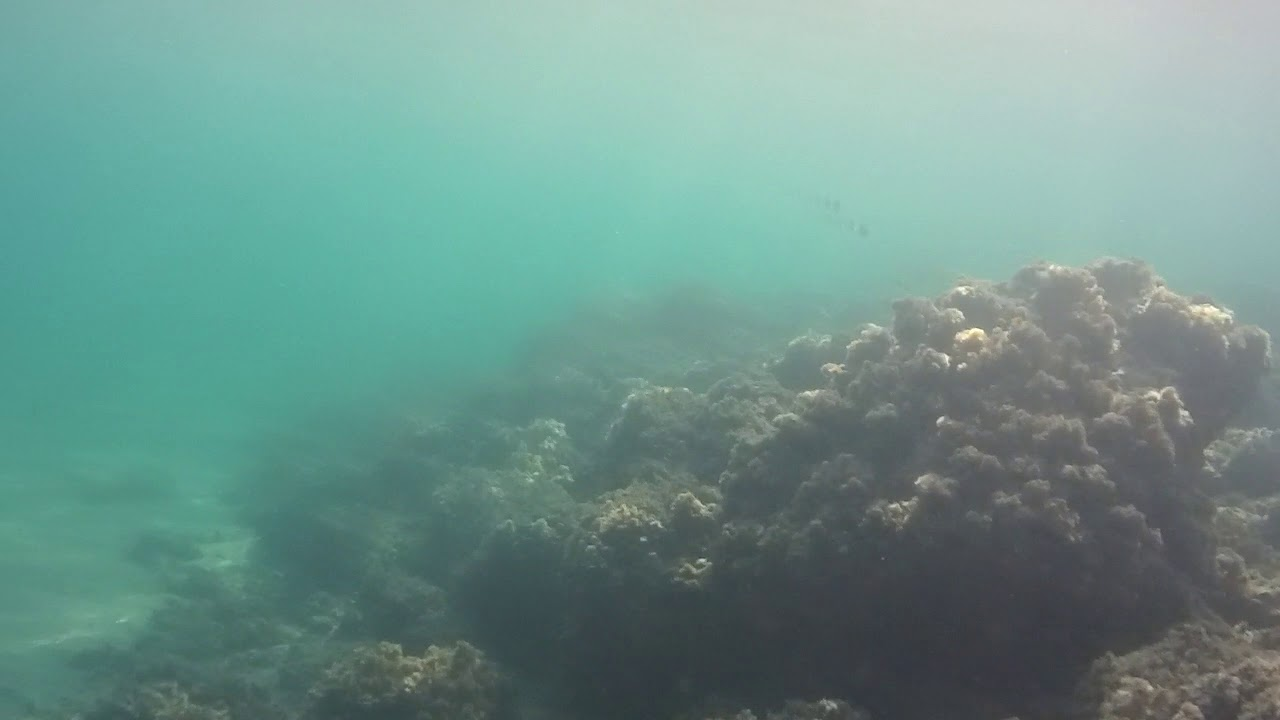
#> input picture 1/underwater.jpg, 1280 x 720 px, found by its file name
$ python img_chanel.py
#> lines starting #> are read from the running program, lines starting #| are printed output that depends on the picture
import cv2
import matplotlib.pyplot as plt
import numpy as np


def img_show(winname,img):
    img=cv2.resize(img,dsize=[500,300],interpolation=cv2.WINDOW_NORMAL)
    cv2.imshow(winname, img)

def BGR2RGB(self, img):
        b, g, r = cv2.split(img)
        rgb_img = cv2.merge([r, g, b])
        return rgb_img
def RGB2BGR(self, img):
        r, g, b = cv2.split(img)
        bgr_img = cv2.merge([b, g, r])
        return bgr_img
img=cv2.imread("1/underwater.jpg",1)
#> img is the input picture: shape (720, 1280, 3); mean B, G, R 139.7, 147.2, 109.9

img_show("Real",img)
#> in img_show, `img=cv2.resize(img,dsize=[500,300],interpolation=cv2.WINDOW_NORMAL)`:
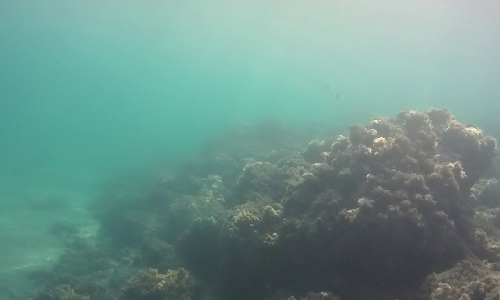
#> img: shape (300, 500, 3); mean of channels 0, 1, 2 139.8, 147.4, 110; drawn as B, G, R
# img_show("Second",ImgCov(img))

b,g,r=cv2.split(img)
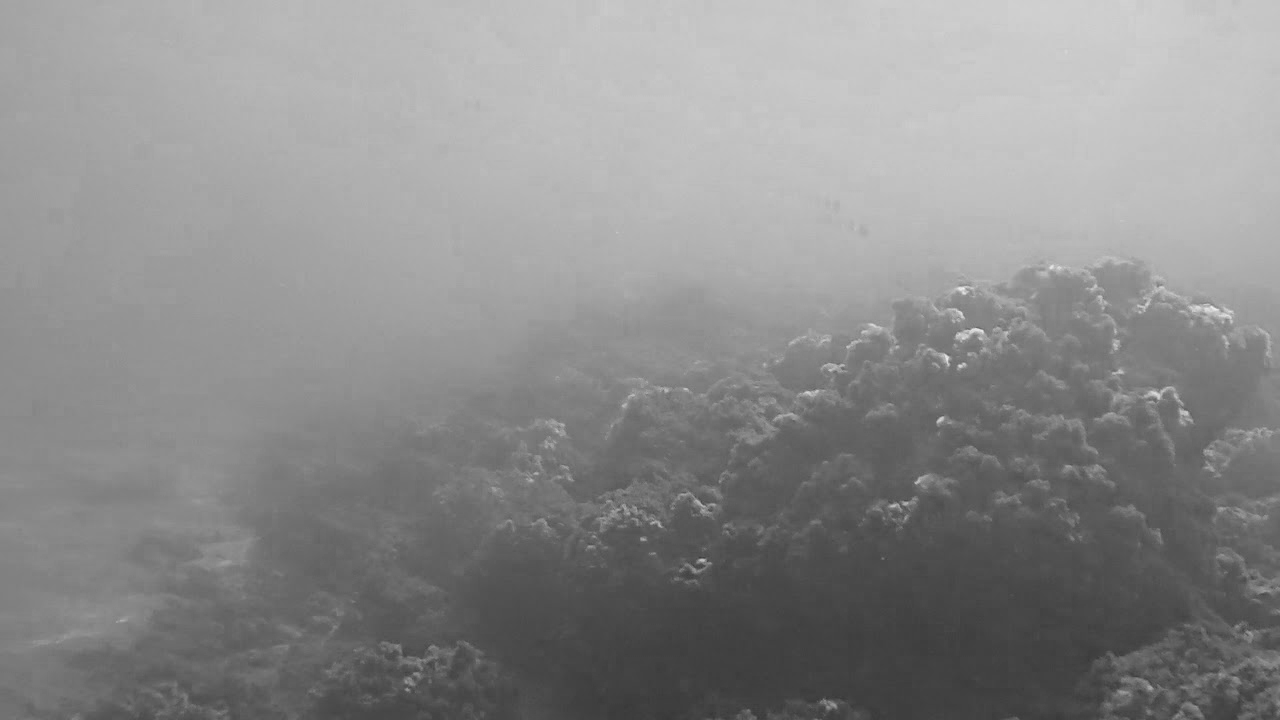
#> b: shape (720, 1280); min 55, max 241, mean 139.7
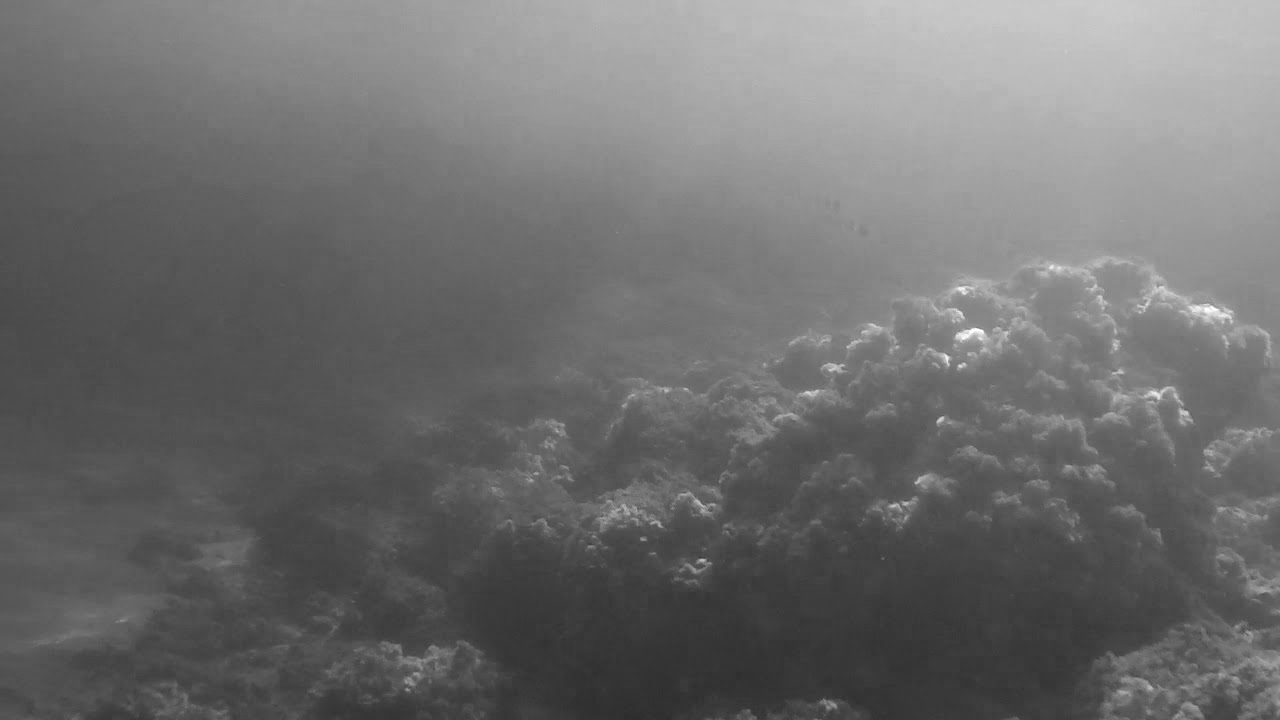
#> r: shape (720, 1280); min 45, max 255, mean 109.9
img_show("Blue Channel",b)
#> call 2 of img_show, with winname = 'Blue Channel'
#> in img_show (call 2), `img=cv2.resize(img,dsize=[500,300],interpolation=cv2.WINDOW_NORMAL)`:
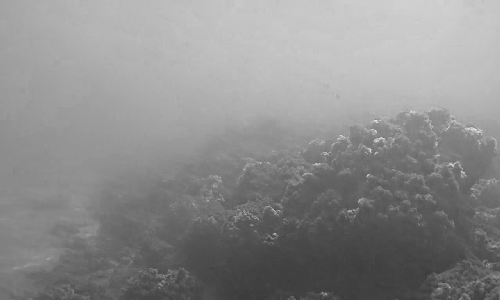
#> img: shape (300, 500); min 55, max 235, mean 139.8
img_show("Green Channel",g)
img_show("Red Channel",r)
#> call 4 of img_show, with winname = 'Red Channel'
#> in img_show (call 4), `img=cv2.resize(img,dsize=[500,300],interpolation=cv2.WINDOW_NORMAL)`:
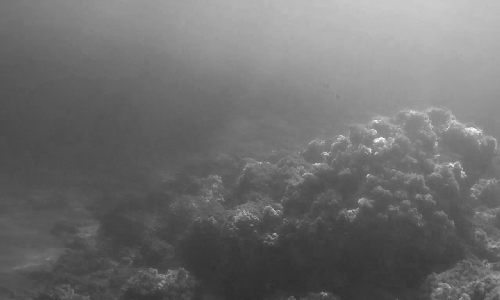
#> img: shape (300, 500); min 45, max 255, mean 110
#> (the run stopped early here; a loop or call above may not have finished)
